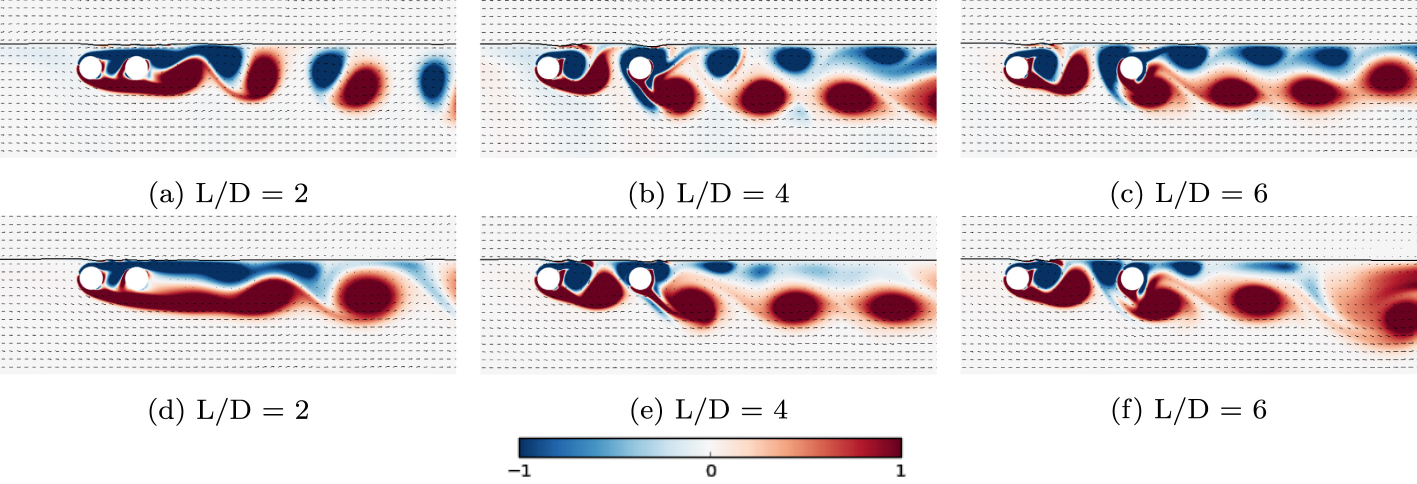
#> input picture images/carousel/subburaj2019multiphase.jpg, 2833 x 968 px (shown at 1/2 size)
$ python mainimage.py
#> lines starting #> are read from the running program, lines starting #| are printed output that depends on the picture
from PIL import Image

mainimage = Image.open('subburaj2019multiphase.jpg')
#> mainimage is the input picture: PIL image 2833x968 RGB; mean R, G, B 224.5, 217.1, 219.6
mainimage = mainimage.crop((960, 500, mainimage.size[0]-960, mainimage.size[1]-300))
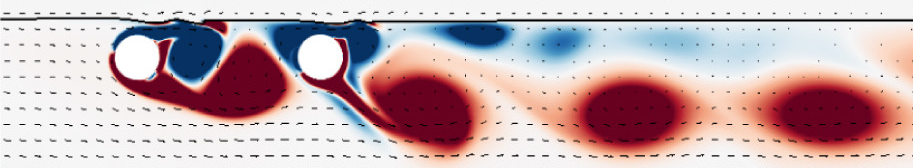
#> mainimage: PIL image 913x168 RGB; mean R, G, B 199, 173.9, 177.9
mainimage = mainimage.resize((1920, int((mainimage.size[1]/mainimage.size[0])*1920)))
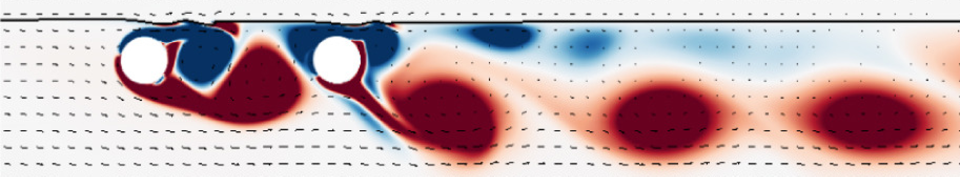
#> mainimage: PIL image 1920x353 RGB (shown at 1/2 size); mean R, G, B 198.9, 173.9, 177.9
mainimage_size = mainimage.size
#> mainimage_size = (1920, 353)
mainimage.save('mainimage.jpg')
mainimage_size = mainimage.size
